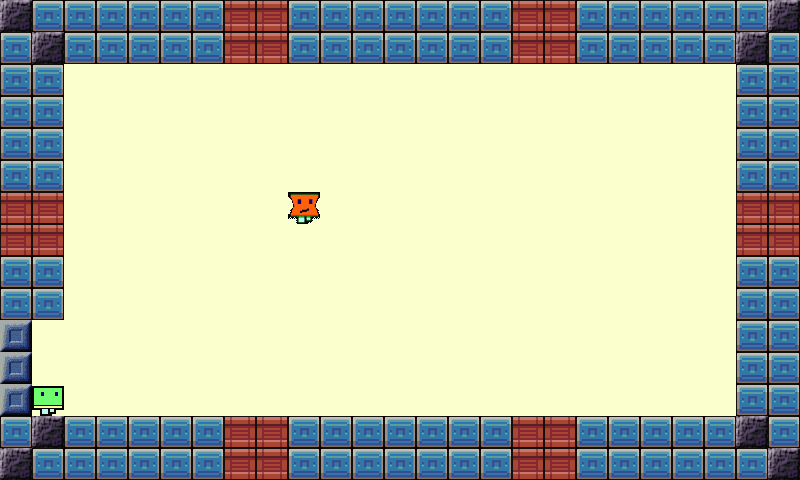

Below is a game level as drawn by its tile map, then a one-line description and the .tmx that defines it (tile-layer data replaced by summaries):
An orthogonal 25x15 tile map with 32x32 px tiles, 6 tile layers (Layer 0 tiles, Layer 1 underlays tiles, Layer 2 underlays sprites and player, Layer 3 underlays sprites and mobs, ...), 6 tilesets.

<map version="1.0" tiledversion="1.0.3" orientation="orthogonal" renderorder="right-down" width="25" height="15" tilewidth="32" tileheight="32" nextobjectid="1">
 <tileset firstgid="1" name="0" tilewidth="32" tileheight="32" tilecount="800" columns="8">
  <image source="../images/map0Tiles.png" width="256" height="3200" />
 </tileset>
 <tileset firstgid="801" name="1" tilewidth="32" tileheight="32" tilecount="1512" columns="8">
  <image source="../images/map1UnderlaysTiles.png" width="256" height="6050" />
 </tileset>
 <tileset firstgid="2313" name="2" tilewidth="32" tileheight="32" tilecount="64" columns="8">
  <image source="../images/map2UnderlaysSpritesAndPlayer.png" width="256" height="256" />
 </tileset>
 <tileset firstgid="2377" name="3" tilewidth="32" tileheight="32" tilecount="368" columns="8">
  <image source="../images/map3UnderlaysSpritesAndMobs.png" width="256" height="1500" />
 </tileset>
 <tileset firstgid="2745" name="4" tilewidth="32" tileheight="32" tilecount="120" columns="8">
  <image source="../images/map4OverlaysSprites.png" width="256" height="500" />
 </tileset>
 <tileset firstgid="2865" name="5" tilewidth="32" tileheight="32" tilecount="1000" columns="8">
  <image source="../images/map5OverlaysTiles.png" width="256" height="4000" />
 </tileset>
 <layer name="Layer 0 tiles" width="25" height="15">
  <data>[375 cells, 375 non-empty, 4 distinct tile ids]</data>
 </layer>
 <layer name="Layer 1 underlays tiles" width="25" height="15">
  <data>[375 cells, 0 non-empty, 0 distinct tile ids]</data>
 </layer>
 <layer name="Layer 2 underlays sprites and player" width="25" height="15">
  <data>[375 cells, 1 non-empty, 1 distinct tile ids]</data>
 </layer>
 <layer name="Layer 3 underlays sprites and mobs" width="25" height="15">
  <data>[375 cells, 1 non-empty, 1 distinct tile ids]</data>
 </layer>
 <layer name="Layer 4 overlays sprites" width="25" height="15">
  <data>[375 cells, 0 non-empty, 0 distinct tile ids]</data>
 </layer>
 <layer name="Layer 5 overlays tiles" width="25" height="15">
  <data>[375 cells, 8 non-empty, 1 distinct tile ids]</data>
 </layer>
</map>
